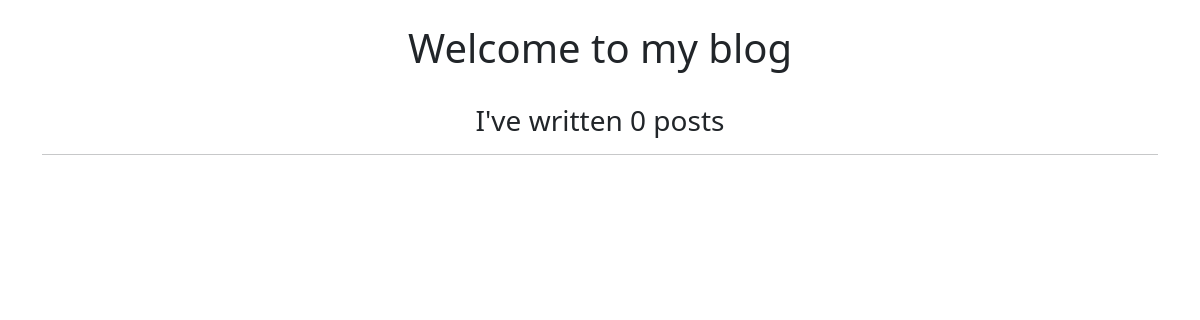
/, run on an earlier commit of the app's database.
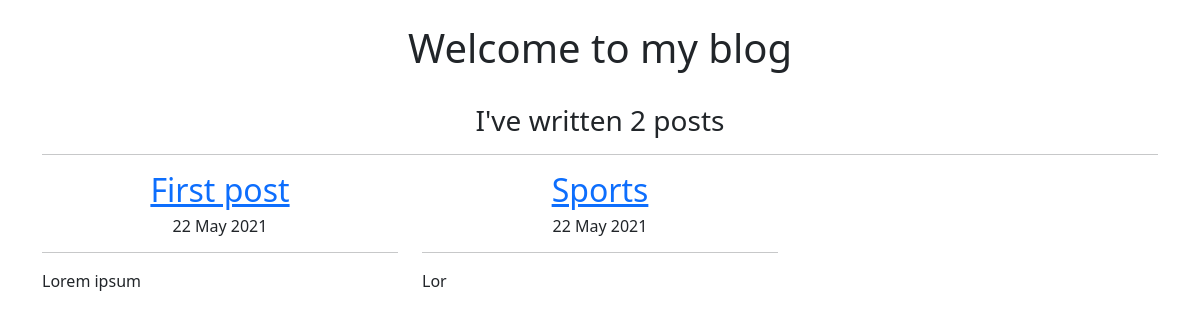
And on a later commit of the database.
### blog/models.py (models this page shows, shortened)
class Post(models.Model):
    title=models.CharField(max_length=200)
    text=models.TextField()
    createDate=models.DateField(auto_now_add=True)
    image=models.ImageField(upload_to='images/',blank=True)

### blog/views.py (the view)
# urls.py: path('',views.home,name='home'),
def home(request):
    posts=Post.objects.all()
    return render(request,'home.html',{"posts":posts})

### blog/templates/home.html
{% extends "base.html" %}
{% block content %}
<div class="container text-center">
    <br>
    <h1>Welcome to my blog</h1>
    <br>
    <h3>I've written {{posts.count}} post{{posts.count|pluralize}}</h3>
    <hr>
    <div class="row">
        {% for post in posts %}
        <div class="col-4">
        <a href="{% url 'detail' post.id %}">
            <h2>{{post.title}}</h2>
        </a>
        <h6>{{post.createDate|date:"j F Y"}}</h6>
        <hr>
        <p style="text-align:justify;">{{post.text|truncatechars:100}}</p>
        </div>
        <br>
        {% endfor %}
    </div>
</div>
{% endblock content %}

### blog/templates/base.html (shortened to what this page needs)
<!doctype html>
<html lang="en">
  <head>
    <link href="https://cdn.jsdelivr.net/npm/bootstrap@5.0.1/dist/css/bootstrap.min.css" rel="stylesheet">
  </head>
  <body>
    {% block content %}{% endblock content %}
  </body>
</html>

What changed in the data, as far as the page shows it:
added Post: title "First post", createDate "22 May 2021", text "Lorem ipsum"
added Post: title "Sports", createDate "22 May 2021", text "Lor"
Also different on the page:
{{ posts.count }}: "0" → "2"
